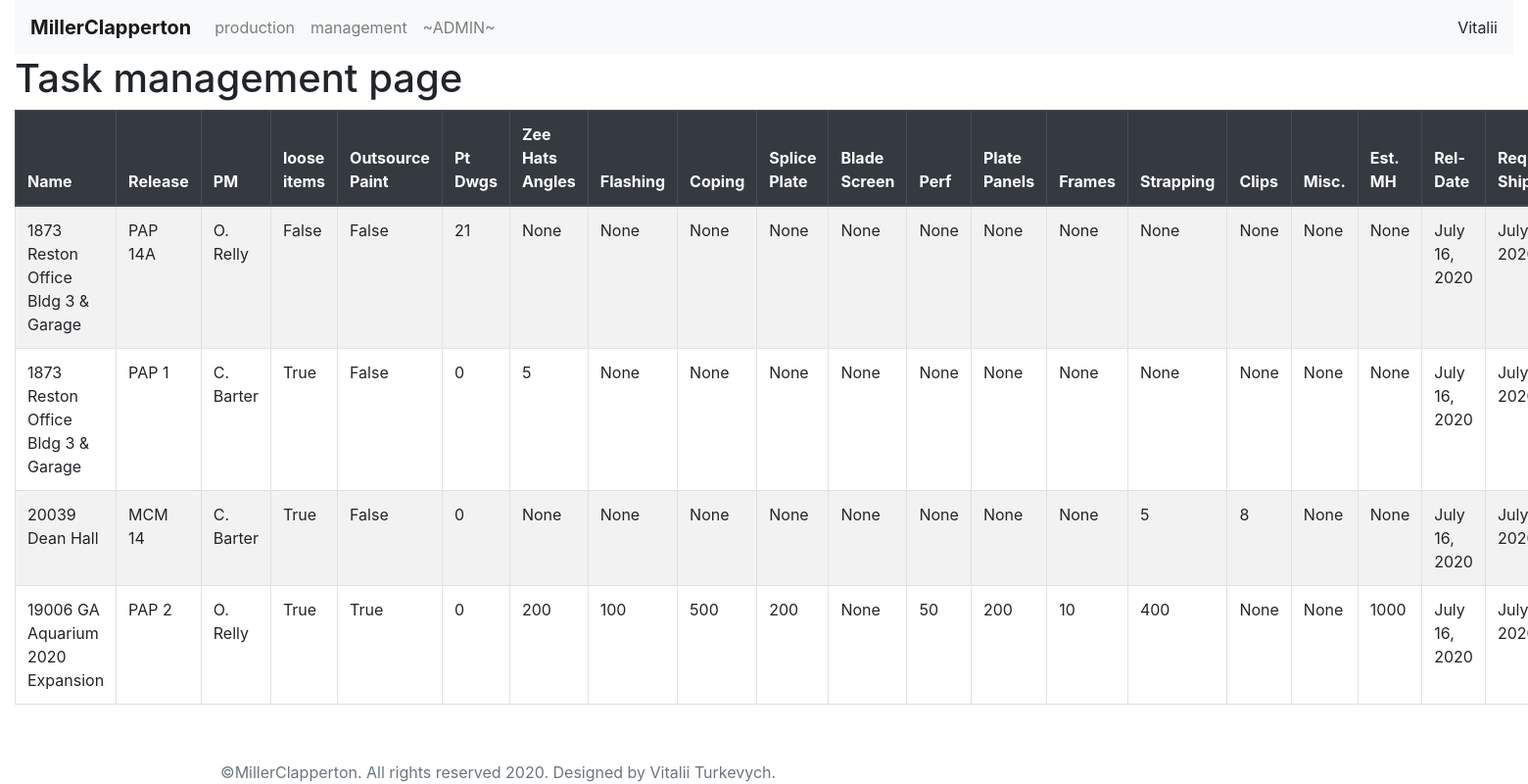
The page /management/ (signed in) on the database its author committed.
### app/models.py (models this page shows, shortened)
class Task(models.Model):
    release = models.ForeignKey(Release, on_delete=models.CASCADE)
    project_manager = models.ForeignKey(Staff, on_delete=models.CASCADE, limit_choices_to={'title': 'PM'})
    loose_items = models.BooleanField(default=False)
    outsource_paint = models.BooleanField(default=False)
    """This is just counter of quantity of dwg inside the folder.
    we dont need to have this field in fact"""
    zee_hats_angels = models.IntegerField(blank=True, null=True)
    flashing = models.IntegerField(blank=True, null=True)
    coping = models.IntegerField(blank=True, null=True)
    splice_plate = models.IntegerField(blank=True, null=True)
    blade_screen = models.IntegerField(blank=True, null=True)
    perf = models.IntegerField(blank=True, null=True)
    plate_panels = models.IntegerField(blank=True, null=True)
    frames = models.IntegerField(blank=True, null=True)
    strapping = models.IntegerField(blank=True, null=True)
    clips = models.IntegerField(blank=True, null=True)
    misc = models.IntegerField(blank=True, null=True)
    est_mh = models.IntegerField(blank=True, null=True)  # Established Man hours
    rel_date = models.DateField(auto_now_add=True)
    requested_ship_date = models.DateField(blank=True)
    shipped_date = models.DateField(blank=True)
    STATUSES = [
        ('In progress', 'In progress'),
        ('Delayed', 'Delayed'),
        ('Producing', 'Producing'),
        ('Ready for Pick Up', 'Ready for Pick Up'),
        ('Partial Pick Up', 'Partial Pick Up'),
        ('Shipped', 'Shipped')
    ]
    status = models.CharField(max_length=20, choices=STATUSES, default='In progress')
    shipped_to_location = models.CharField(max_length=100, blank=True)
    remarks = models.CharField(max_length=200, blank=True)

class Release(models.Model):
    project = models.ForeignKey(Project, on_delete=models.CASCADE)
    release_title = models.CharField('Release name', max_length=10)
    release_folder = models.CharField('Folder', max_length=200,
                                      default=r"D:\Users\Public\Downloads\01ProjectEmptyFiles",
                                      blank=True)
    class Meta:
        verbose_name = 'release'
        verbose_name_plural = 'releases'
        constraints = [
            models.UniqueConstraint(fields=['release_title', 'project'], name='unique pro releases'),
        ]

class Project(models.Model):
    project_title = models.CharField('Project name', max_length=200)
    project_number = models.IntegerField('Project number')
    project_path = models.CharField('Folder', max_length=200)

class Staff(models.Model):
    first_name = models.CharField('first_name', max_length=50)
    last_name = models.CharField('last_name', max_length=50)
    email = models.EmailField(blank=True)
    STAFF_TITLES = [
        ('PM', 'Project manager'),
        ('Pr', 'Production'),
        ('MP', 'Machine operator'),
        ('TW', 'Table worker'),
        ('Ud', 'Undefined'),
    ]
    title = models.CharField(max_length=20, choices=STAFF_TITLES)
    def __str__(self):
        return self.first_name[0] + '. ' + self.last_name

### app/views.py (the view)
# urls.py: path('management/', views.management, name='management'),
@login_required()
def management(request):
    tasks = Task.objects.order_by('rel_date')
    theads = [
        'Name',
        'Release',
        'PM',
        'loose items',
        'Outsource Paint',
        'Pt Dwgs',
        'Zee Hats Angles',
        'Flashing',
        'Coping',
        'Splice Plate',
        'Blade Screen',
        'Perf',
        'Plate Panels',
        'Frames',
        'Strapping',
        'Clips',
        'Misc.',
        'Est. MH',
        'Rel-Date',
        'Requested Ship Date',
        'Shipped Date',
        'Date dif',
        'Status',
        'Shipped to Location',
        'REMARKS',
    ]
    return render(request, 'management.html', {'tasks': tasks, 'theads': theads})

### app/templates/management.html (shortened to what this page needs)
{% extends 'base.html' %}
{% block container_type %}fluid{% endblock %}
{% block content %}
    <h1>Task management page</h1>
    <table class="table table-striped  table-bordered">
        <thead class="thead-dark">
        {% for i in theads %}
            <th>{{ i }}</th>
        {% endfor %}
        </thead>
        <tbody>{% for task in tasks %}
            <tr>
                <td>{{ task.release.project.project_number }} {{ task.release.project.project_title }}</td>
                <td>{{ task.release.release_title }}</td>
                <td>{{ task.project_manager }}</td>
                <td class="column-width">{{ task.loose_items }}</td>
                <td class="column-width">{{ task.outsource_paint }}</td>
                <td class="column-width">{{ task.release.panel_set.count }}</td>
                <td class="column-width">{{ task.zee_hats_angels }}</td>
                <td class="column-width">{{ task.flashing }}</td>
                <td class="column-width">{{ task.coping }}</td>
                <td class="column-width">{{ task.splice_plate }}</td>
                <td class="column-width">{{ task.blade_screen }}</td>
                <td class="column-width">{{ task.perf }}</td>
                <td class="column-width">{{ task.plate_panels }}</td>
                <td class="column-width">{{ task.frames }}</td>
                <td class="column-width">{{ task.strapping }}</td>
                <td class="column-width">{{ task.clips }}</td>
                <td class="column-width">{{ task.misc }}</td>
                <td class="column-width">{{ task.est_mh }}</td>
                <td>{{ task.rel_date }}</td>
                <td>{{ task.requested_ship_date }}</td>
            </tr>
        {% endfor %}</tbody>
    </table>
{% endblock %}

### app/templates/base.html (shortened to what this page needs)
<!doctype html>
<html lang="en">
<head>
    <link rel="stylesheet" href="https://stackpath.bootstrapcdn.com/bootstrap/4.5.0/css/bootstrap.min.css"
>
</head>
<body class="d-flex flex-column h-100">
<header>
    <div class="container-fluid">
        <nav class="navbar navbar-expand-lg navbar-light bg-light">
            <a class="navbar-brand" href="{% url 'home' %}"><b>MillerClapperton</b></a>
            <div class="collapse navbar-collapse" id="navbarNavAltMarkup">
                <div class="navbar-nav">
                    <a class="nav-item nav-link" href="{% url 'production' %}">production</a>
                    <a class="nav-item nav-link" href="{% url 'management' %}">management</a>
                    <a class="nav-item nav-link" href="/admin/">~ADMIN~</a>
                </div>
            </div>
            {% include 'userbar.html' %}
        </nav>
    </div>
</header>
<main role="main" class="flex-shrink-0">
    <div class="container-{% block container_type %}sm{% endblock %}">
        {% block content %}{% endblock %}
    </div>
</main>
<footer class="footer mt-auto py-3">
    <div class="container">
        <span class="text-muted" style="position: fixed; bottom: 0;">©MillerClapperton. All rights reserved 2020. Designed by Vitalii Turkevych.</span>
    </div>
</footer>
</body>
</html>

### app/templates/userbar.html
{% block userbar %}
    {% if user.get_full_name %}
        <span><a href="{% url 'login' %}" class="badge-light">{{ user.get_short_name }}</a></span>
    {% else %}
        <span>Please <a href="{% url 'login' %}">login</a></span>
    {% endif %}
{% endblock %}

### rows shown on the page
Task: release.project.project_number "1873", release.project.project_title "Reston Office Bldg 3 & Garage", release.release_title "PAP 14A", project_manager "O. Relly", loose_items "False", outsource_paint "False", release.panel_set.count "21", zee_hats_angels "None", flashing "None", coping "None", splice_plate "None", blade_screen "None", perf "None", plate_panels "None", frames "None", strapping "None", clips "None", misc "None", est_mh "None", rel_date "July 16, 2020", requested_ship_date "July…"
Task: release.project.project_number "1873", release.project.project_title "Reston Office Bldg 3 & Garage", release.release_title "PAP 1", project_manager "C. Barter", loose_items "True", outsource_paint "False", release.panel_set.count "0", zee_hats_angels "5", flashing "None", coping "None", splice_plate "None", blade_screen "None", perf "None", plate_panels "None", frames "None", strapping "None", clips "None", misc "None", est_mh "None", rel_date "July 16, 2020", requested_ship_date "July…"
Task: release.project.project_number "20039", release.project.project_title "Dean Hall", release.release_title "MCM 14", project_manager "C. Barter", loose_items "True", outsource_paint "False", release.panel_set.count "0", zee_hats_angels "None", flashing "None", coping "None", splice_plate "None", blade_screen "None", perf "None", plate_panels "None", frames "None", strapping "5", clips "8", misc "None", est_mh "None", rel_date "July 16, 2020", requested_ship_date "July…"
Task: release.project.project_number "19006", release.project.project_title "GA Aquarium 2020 Expansion", release.release_title "PAP 2", project_manager "O. Relly", loose_items "True", outsource_paint "True", release.panel_set.count "0", zee_hats_angels "200", flashing "100", coping "500", splice_plate "200", blade_screen "None", perf "50", plate_panels "200", frames "10", strapping "400", clips "None", misc "None", est_mh "1000", rel_date "July 16, 2020", requested_ship_date "July…"

### other values the page prints
{{ user.get_short_name }} "Vitalii"
{{ i }} "Name" "Release" "PM" "loose items" "Outsource Paint" "Pt Dwgs" "Zee Hats Angles" "Flashing" "Coping" "Splice Plate" "Blade Screen" "Perf" "Plate Panels" "Frames" "Strapping" "Clips" "Misc." "Est. MH" "Rel-Date"
